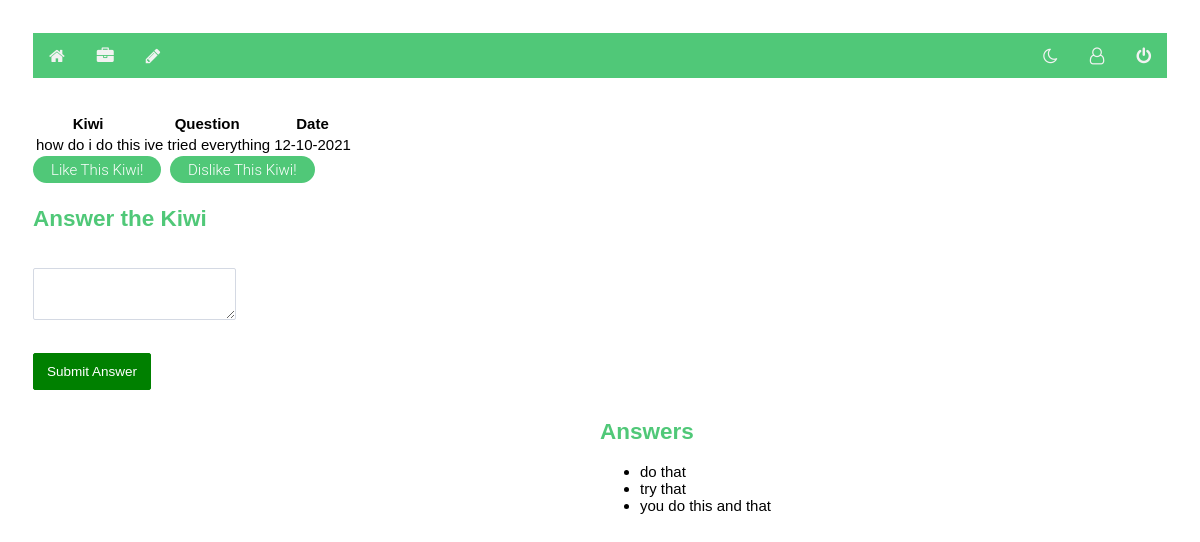
The app's page /notes/7 (signed in) with its own data.
### models.py (models this page shows, shortened)
class Comment(db.Model):
    id = db.Column(db.Integer, primary_key=True)
    date_posted = db.Column(db.DateTime, nullable=False)
    content = db.Column(db.VARCHAR, nullable=False)
    note_id = db.Column(db.Integer, db.ForeignKey("note.id"), nullable=False)
    user_id = db.Column(db.Integer, db.ForeignKey("user.id"), nullable=False)

class Note(db.Model):
    id = db.Column("id", db.Integer, primary_key=True)
    title = db.Column("title", db.String(200))
    text = db.Column("text", db.String(100))
    date = db.Column("date", db.String(50))
    user_id = db.Column(db.Integer,db.ForeignKey("user.id"), nullable = False)
    comments = db.relationship("Comment", backref="note",cascade = "all, delete-orphan", lazy=True)
    score = db.Column("score", db.Integer)
    votes = db.Column("totalVotes", db.Integer)

### flask06.py (the view)
@app.route('/notes/<note_id>')
def get_note(note_id):
    if session.get('user'):
        my_notes = db.session.query(Note).filter_by(id=note_id).one()
        form = CommentForm()
        return render_template('note.html', note=my_notes, user=session['user'], form=form)
    else:
        return redirect(url_for('login'))

### forms.py
class CommentForm(FlaskForm):
    class Meta:
        csrf = False
    comment = TextAreaField('Comment', validators=[Length(min=1)])
    submit = SubmitField('Submit Answer')

class SearchForm(FlaskForm):
    results = StringField('Results', validators=[DataRequired()])
    submit = SubmitField("Submit")

### flask06.py (called while the page is built)
@app.context_processor
def base():
    form = SearchForm()
    return dict(form=form)

### templates/note.html (shortened to what this page needs)
<!DOCTYPE html>
<html lang="en">
    <head>
        <link rel="stylesheet" href="{{ url_for('static', filename='main.css') }}">
        <link rel="stylesheet" href="{{ url_for('static', filename='forms.css') }}">
        <link rel="stylesheet" href="https://cdnjs.cloudflare.com/ajax/libs/font-awesome/4.7.0/css/font-awesome.css">
    </head>
    <div class="topnav">
        <nav>
            {% if user %}
            <a class="fa fa-home" href="{{url_for('index')}}"></a>
            <a class="fa fa-briefcase"href="{{url_for('get_notes')}}"></a>
            <a class="fa fa-pencil"href="{{url_for('new_note')}}"></a>
            <div class="topnav-right">
                <a class="fa fa-moon-o" onclick="myFunction()"></a>
                <a class="fa fa-user-o"href="{{url_for('get_accounts')}}"></a>
                <a class="fa fa-power-off" href="{{url_for('logout')}}"></a></div>
            {% else %}
            <a href="{{url_for('login')}}">Login</a>
            <a href="{{url_for('register')}}">Register</a>
            {% endif %}
        </nav>
    </div>
    <body>
     <div class="commentsection">
        {% if note.comments %}
    {% if note.comments|length > 0 %}
        <h2>Answers</h2>
        <ul>
        {% for comment in note.comments %}
            <li>{{ comment.content }}</li>
        {% endfor %}
        </ul>
    {% endif %}
{% endif %}
        </div>
        <table>
            <tr>
                <th>Kiwi</th>
                <th>Question</th>
                <th>Date</th>
            </tr>
            <tr>
                <td>{{ note.title }}</td>
                <br>
                <td>{{ note.text }}</td>
                <br>
                <td>{{ note.date }}</td>
            </tr>
        </table>
                <td><a class="button3" href="{{ url_for('voteLike', note_id=note.id) }}">Like This Kiwi!</a>
                <td><a class="button3" href="{{ url_for('voteDislike', note_id=note.id) }}">Dislike This Kiwi!</a>
                </td>
<form action="{{ url_for('new_comment', note_id=note.id) }}" method="post">
    <div>
    <h2>Answer the Kiwi</h2>
        <div class="form-field">
            <br/> {{ form.comment }}
        </div>
    {{ form.submit }}
    </div>
</form>
    </body>
</html>

### static/main.css (style rules this page uses)
body { padding: 30px 30px; background: light grey; }
h2 { color: #50C878; }
.topnav { background-color: #50C878; overflow: hidden; }
.topnav a { float: left; color: #f2f2f2; text-align: center; padding: 14px 16px; text-decoration: none; font-size: 17px; }
.topnav-right { float: right; }
a.button3 { display:inline-block; padding:0.3em 1.2em; margin:0 0.3em 0.3em 0; border-radius:2em; box-sizing: border-box; text-decoration:none; font-family:'Roboto',sans-serif; font-weight:300; color:#FFFFFF; background-color: #50C878; text-align:center; transition: all 0.2s; }
.commentsection { position: absolute; top: 50%; left: 50%; }
body { padding: 25px; background-color: white; color: black; font-size: 15px; font-family: Helvetica, sans-serif; }

### static/forms.css (style rules this page uses)
form { width: 100%; }
.form-field { position: relative; }
input, textarea { padding: 10px 13px; margin-bottom: 15px; border-radius: 2px; border: 1px solid #d4d9e3; font-weight: 200; color: #4d5060; font-family: 'Poppins', sans-serif; font-size: .9em; }
input[type="submit"] { background: green; border: 0; color: white; border-radius: 2px; margin-top: 15px; font-weight: 400; border: 1px solid green; transition: all .3s ease-out; }

### records on screen
Comment: content "do that"
Comment: content "try that"
Comment: content "you do this and that"
Note: title "how do i do this", text "ive tried everything", date "12-10-2021"
